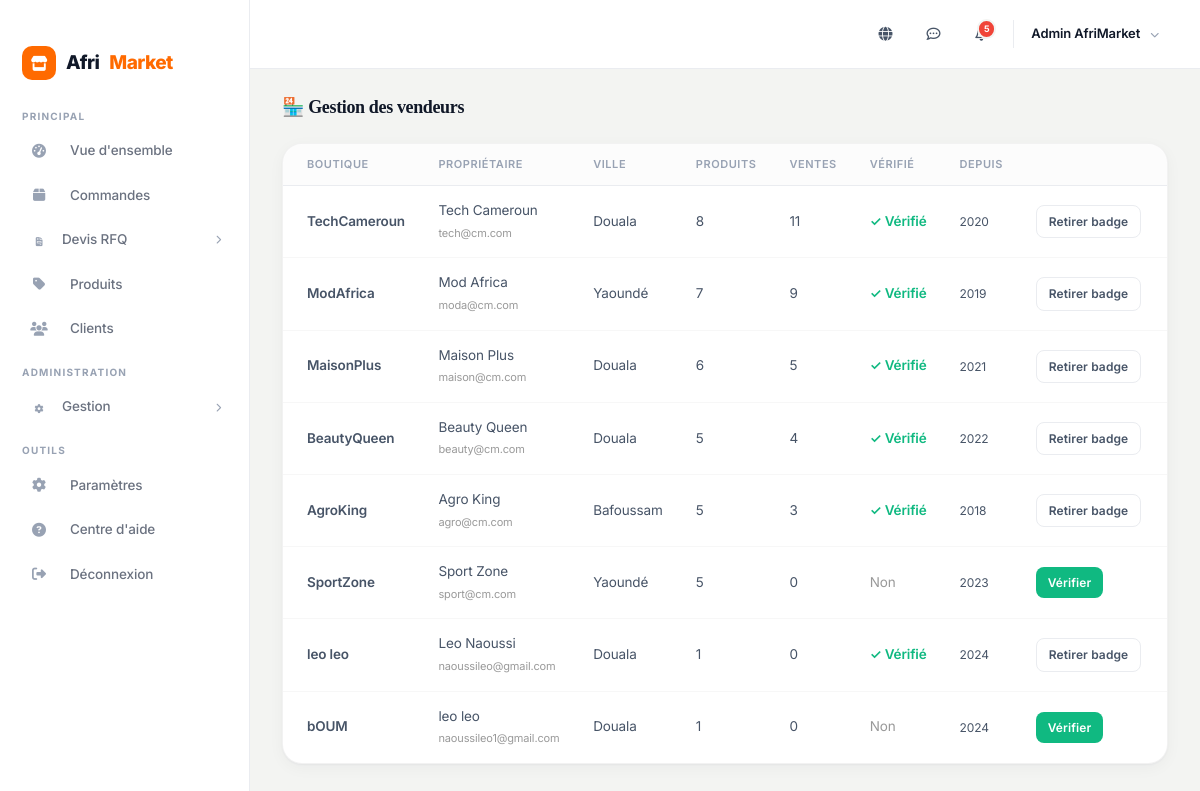
Page /fr/dashboard/vendeurs/ (signed in) on the earlier database version.
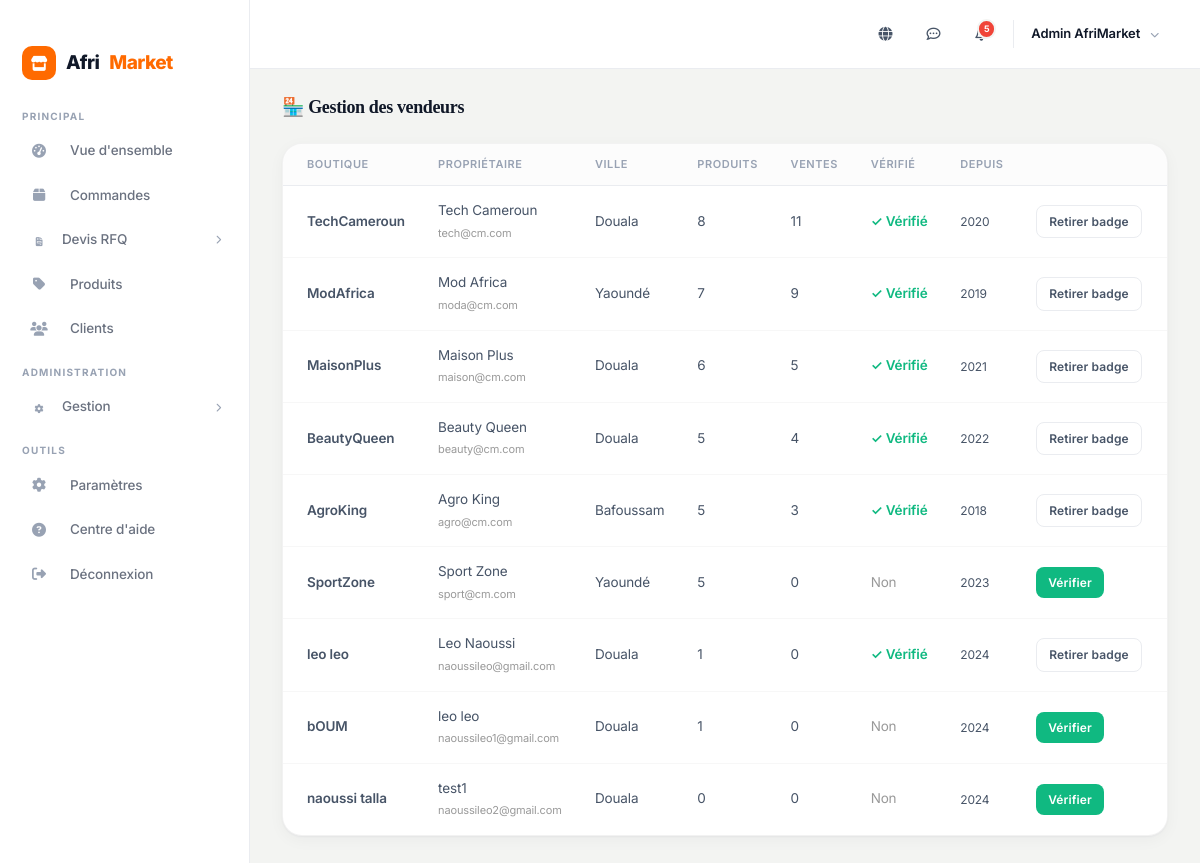
Same page on the later database version.
### store/models.py (models this page shows, shortened)
class Store(models.Model):
    owner = models.OneToOneField(settings.AUTH_USER_MODEL, on_delete=models.CASCADE, related_name='store')
    name = models.CharField(max_length=200)
    slug = models.SlugField(max_length=200, unique=True)
    description = models.TextField(blank=True)
    logo = models.ImageField(upload_to='stores/logos/', blank=True, null=True)
    banner = models.ImageField(upload_to='stores/banners/', blank=True, null=True)
    phone = models.CharField(max_length=20, blank=True)
    whatsapp = models.CharField(max_length=20, blank=True, help_text="Numéro WhatsApp avec indicatif pays (ex: 237677123456)")
    email = models.EmailField(blank=True)
    address = models.TextField(blank=True)
    city = models.CharField(max_length=100, default='Douala')
    country = models.CharField(max_length=100, default='Cameroun')
    latitude = models.DecimalField(max_digits=9, decimal_places=6, null=True, blank=True, help_text="Latitude GPS")
    longitude = models.DecimalField(max_digits=9, decimal_places=6, null=True, blank=True, help_text="Longitude GPS")
    is_verified = models.BooleanField(default=False)
    is_active = models.BooleanField(default=True)
    response_rate = models.IntegerField(default=95)
    response_time = models.CharField(max_length=50, default='< 24h')
    year_established = models.IntegerField(default=2024)
    total_revenue = models.DecimalField(max_digits=15, decimal_places=0, default=0)
    created_at = models.DateTimeField(auto_now_add=True)
    @property
    def product_count(self):
        return self.products.filter(is_active=True).count()
    @property
    def total_sales(self):
        from orders.models import OrderItem
        return OrderItem.objects.filter(
            product__store=self, order__status='delivered'
        ).aggregate(total=models.Sum('quantity'))['total'] or 0

### accounts/models.py (models this page shows, shortened)
class User(AbstractUser):
    ROLE_CHOICES = [
        ('buyer', 'Acheteur'),
        ('seller', 'Vendeur'),
        ('admin', 'Administrateur'),
    ]
    role = models.CharField(max_length=10, choices=ROLE_CHOICES, default='buyer')
    phone = models.CharField(max_length=20, blank=True)
    avatar = models.ImageField(upload_to='avatars/', blank=True, null=True)
    address = models.TextField(blank=True)
    city = models.CharField(max_length=100, blank=True)
    country = models.CharField(max_length=100, default='Cameroun')
    is_verified = models.BooleanField(default=False)
    @property
    def is_seller(self):
        return self.role == 'seller'
    @property
    def display_name(self):
        return self.get_full_name() or self.username

### dashboard/views.py (the view)
# urls.py: path('vendeurs/', views.admin_sellers, name='sellers'),
@login_required
def admin_sellers(request):
    if not (request.user.is_superuser or request.user.role == 'admin'):
        return redirect('dashboard:index')
    sellers = Store.objects.select_related('owner').all()
    return render(request, 'dashboard/sellers.html', {'sellers': sellers})

### cart/context_processors.py (called while the page is built)
def cart_context(request):
    cart = get_cart(request)
    count = sum(item.get('quantity', 0) for item in cart.values())
    total = sum(item.get('price', 0) * item.get('quantity', 0) for item in cart.values())
    return {'cart_count': count, 'cart_total': total}

### cart/utils.py (called while the page is built, shortened)
def get_cart(request):
    if request.user.is_authenticated:
        cart = {}
        return cart
    return request.session.get('cart', {})

### catalog/context_processors.py (called while the page is built)
def categories_context(request):
    wishlist_count = 0
    if request.user.is_authenticated:
        wishlist_count = Wishlist.objects.filter(user=request.user).count()
    return {
        'nav_categories': Category.objects.filter(parent__isnull=True, is_active=True).prefetch_related('children')[:10],
        'wishlist_count': wishlist_count,
    }

### templates/dashboard/sellers.html (shortened to what this page needs)
{% extends 'dashboard/base.html' %}{% load humanize %}
{% block dash %}
<div class="dash-header"><h1>🏪 Gestion des vendeurs</h1></div>
<div class="dash-card"><table class="dash-table"><thead><tr><th>Boutique</th><th>Propriétaire</th><th>Ville</th><th>Produits</th><th>Ventes</th><th>Vérifié</th><th>Depuis</th><th></th></tr></thead><tbody>
{% for s in sellers %}<tr>
<td style="font-weight:600;">{{ s.name }}</td>
<td>{{ s.owner.display_name }}<br><span style="font-size:11px;color:var(--text3);">{{ s.owner.email }}</span></td>
<td>{{ s.city }}</td>
<td>{{ s.product_count }}</td>
<td>{{ s.total_sales }}</td>
<td>{% if s.is_verified %}<span style="color:var(--green);font-weight:600;">✓ Vérifié</span>{% else %}<span style="color:var(--text3);">Non</span>{% endif %}</td>
<td style="font-size:12px;">{{ s.year_established }}</td>
<td><a href="{% url 'dashboard:verify_seller' s.pk %}" class="btn btn-sm {% if s.is_verified %}btn-outline{% else %}btn-green{% endif %}">{% if s.is_verified %}Retirer badge{% else %}Vérifier{% endif %}</a></td>
</tr>{% empty %}<tr><td colspan="8" style="text-align:center;padding:3rem;"><div style="font-size:48px;margin-bottom:12px;opacity:.3;">🏪</div><div style="color:var(--text3);font-size:14px;">Aucun vendeur</div></td></tr>{% endfor %}</tbody></table></div>
{% endblock %}

Differences in the rows shown:
added Store: name "naoussi talla", owner.display_name "test1", owner.email "naoussileo2@gmail.com", city "Douala", product_count "0", total_sales "0", is_verified "Non", year_established "2024"
